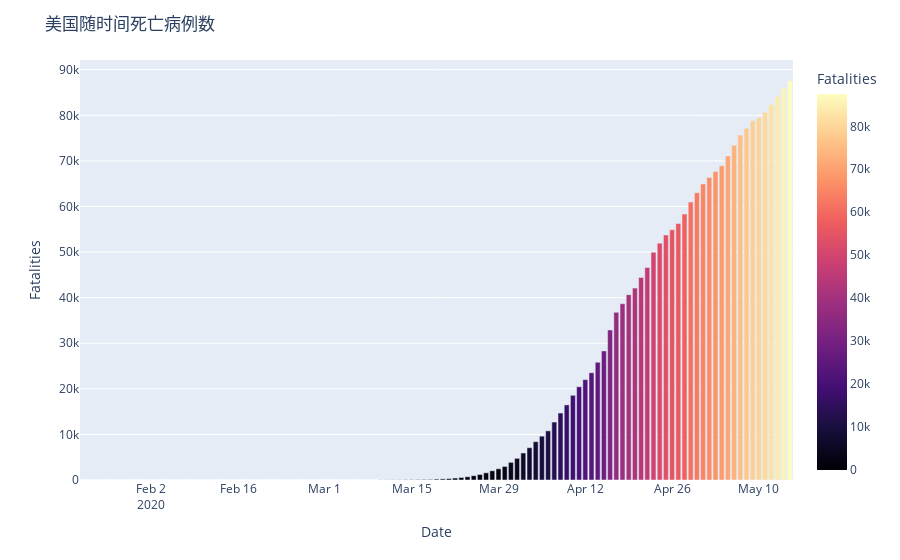

Notebook cell for this chart:
### Code cell
# 再来看一下美国的死亡病例数随时间的变化
fig=px.bar(df_usa_records,x="Date",y="Fatalities",color="Fatalities",color_continuous_scale=px.colors.sequential.Magma)
fig.update_layout(title_text='美国随时间死亡病例数')
fig.show()
